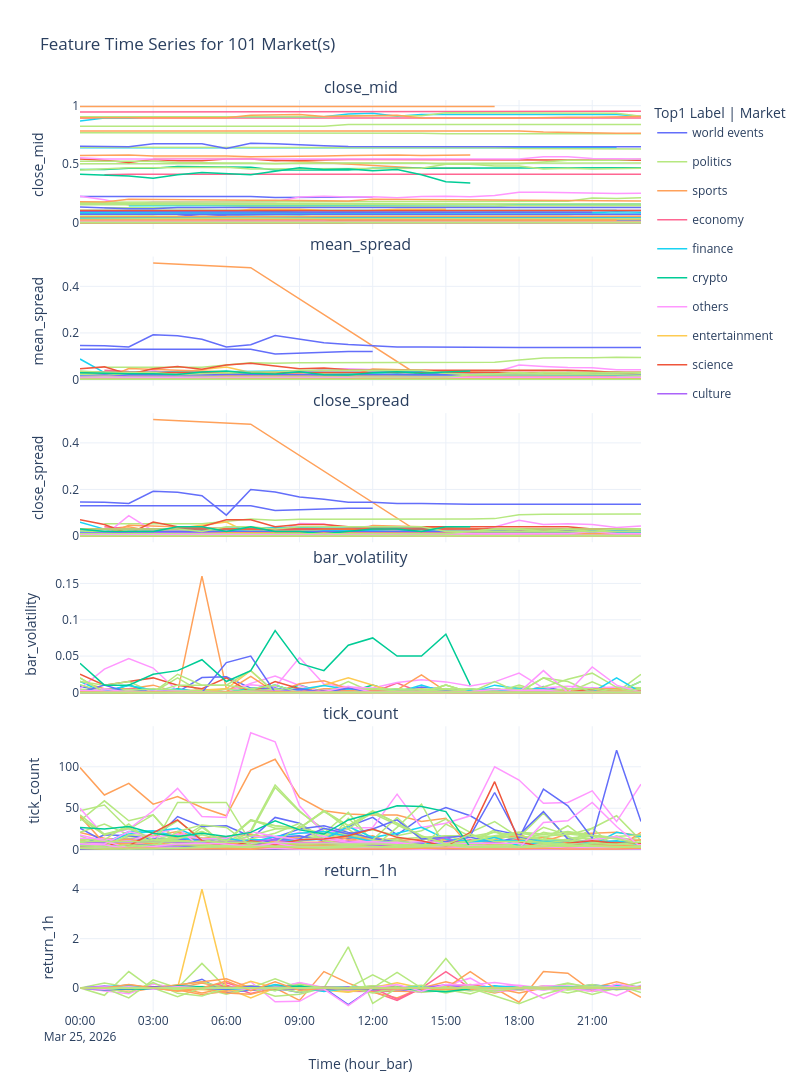

The notebook cell this image was saved under:
### Markdown cell above
Time Series Plotting 1 hour aggregation of feature engineered metrics  
Data is also color-coded/categorized by topic label

### Code cell
import polars as pl
import plotly.graph_objects as go
from plotly.subplots import make_subplots
import plotly.express as px

# bars: minute-level features
# filtered: includes condition_id + question
# df_market_class_dedup: includes condition_id + top1_label

# 0) Build market_id -> question lookup
question_lu = (
    filtered
    .select([
        pl.col("condition_id").cast(pl.Utf8).alias("market_id"),
        pl.col("question")
    ])
    .drop_nulls(["market_id", "question"])
    .unique(subset=["market_id"], keep="first")
)

# 0b) Build market_id -> top1_label lookup from df_market_class_dedup  <-- NEW
topic_lu = (
    df_market_class_dedup
    .collect()  # remove if already materialized as eager Polars DF
    .select([
        pl.col("condition_id").cast(pl.Utf8).alias("market_id"),
        pl.col("top1_label")
    ])
    .drop_nulls(["market_id"])
    .unique(subset=["market_id"], keep="first")
)

# 1) Attach question + topic label to bars  <-- UPDATED
bars_labeled = (
    bars_1h
    .with_columns(pl.col("market_id").cast(pl.Utf8))
    .join(question_lu, on="market_id", how="left")
    .join(topic_lu, on="market_id", how="left")
    .with_columns([
        pl.when(pl.col("question").is_null())
          .then(pl.lit("Unknown question"))
          .otherwise(pl.col("question"))
          .alias("question"),
        pl.when(pl.col("top1_label").is_null())
          .then(pl.lit("Unknown"))
          .otherwise(pl.col("top1_label"))
          .alias("top1_label")
    ])
)

# 2) Pick markets
market_meta = (
    bars_labeled
    .select(["market_id", "question", "top1_label"])
    .unique()
    .sort("market_id")
)

market_ids = market_meta["market_id"].to_list()
questions = market_meta["question"].to_list()
topics = market_meta["top1_label"].to_list()

market_idx_list = None
market_idx_range = (0, 100)

if market_idx_list is not None:
    selected_idx = market_idx_list
elif market_idx_range is not None:
    start, end = market_idx_range
    selected_idx = list(range(start, end + 1))
else:
    raise ValueError("Set either market_idx_list or market_idx_range.")

selected_idx = [i for i in selected_idx if 0 <= i < len(market_ids)]
if not selected_idx:
    raise ValueError("No valid market indices selected.")

selected_market_ids = [market_ids[i] for i in selected_idx]

mkt = (
    bars_labeled
    .filter(pl.col("market_id").is_in(selected_market_ids))
    .sort(["market_id", "hour_bar"])
)

exclude_cols = {"market_id", "hour_bar", "question", "top1_label"}
features = [c for c, dt in mkt.schema.items() if c not in exclude_cols and dt.is_numeric()]
n = len(features)
if n == 0:
    raise ValueError("No numeric features found to plot.")

# Color map by topic label  <-- NEW
unique_topics = mkt.select("top1_label").unique().to_series().to_list()
palette = px.colors.qualitative.Plotly
color_map = {t: palette[i % len(palette)] for i, t in enumerate(unique_topics)}

fig = make_subplots(
    rows=n, cols=1, shared_xaxes=True, vertical_spacing=0.03, subplot_titles=features
)

# track which topics already appeared in legend
seen_topics = set()

for r, feat in enumerate(features, start=1):
    for mid in selected_market_ids:
        one = mkt.filter(pl.col("market_id") == mid).sort("hour_bar")
        if one.height == 0:
            continue

        topic = one["top1_label"][0]
        q = one["question"][0]
        label = (q[:70] + "...") if len(q) > 70 else q

        fig.add_trace(
            go.Scatter(
                x=one["hour_bar"].to_list(),
                y=one[feat].to_list(),
                mode="lines",
                name=topic,                         # legend text = label only
                legendgroup=topic,                 # group by topic
                showlegend=(r == 1 and topic not in seen_topics),  # one entry/topic
                line=dict(width=1.5, color=color_map.get(topic, "#888")),
                hovertemplate=(
                    f"topic: {topic}<br>"
                    f"question: {label}<br>"
                    "time: %{x}<br>"
                    f"{feat}: %{{y}}<extra></extra>"
                ),
            ),
            row=r, col=1
        )

        if r == 1:
            seen_topics.add(topic)
    fig.update_yaxes(title_text=feat, row=r, col=1)

fig.update_layout(
    height=max(350 * n, 650),
    width=800,
    title=f"Feature Time Series for {len(selected_market_ids)} Market(s)",
    legend_title="Top1 Label | Market",
    template="plotly_white",
)

fig.update_xaxes(title_text="Time (hour_bar)", row=n, col=1)
fig.show()
